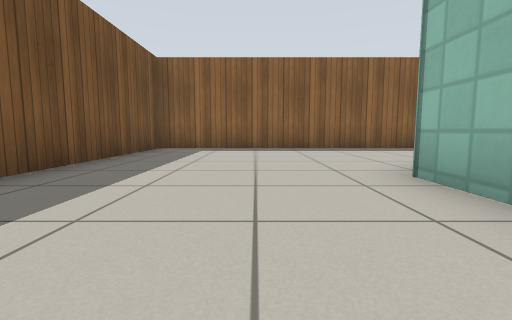
[1] (above)

19 first-person views from a walk through a robot-simulator world made for Gazebo. The camera is 0.5 m above the floor, tilts 6° down and sees 85° across. The floor is counted in squares, 1 m on a side. Each view is taken from the middle of a square. On the plan, view 1 faces up. The plan holds only what a view shows up to about 9 squares ahead; the rest is blank. Gazebo's built-in surfaces are drawn with simple patterns.

[2]
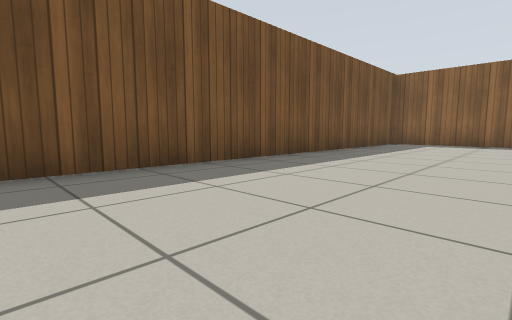

[3]
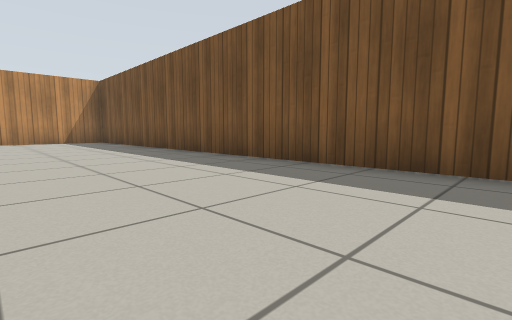

[4]
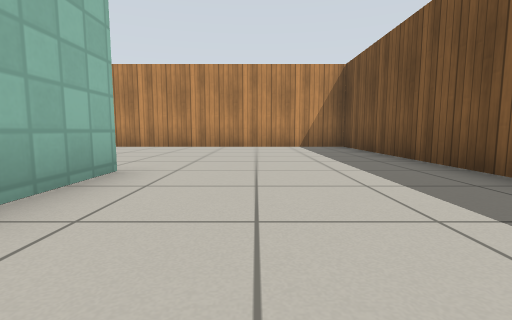

[5]
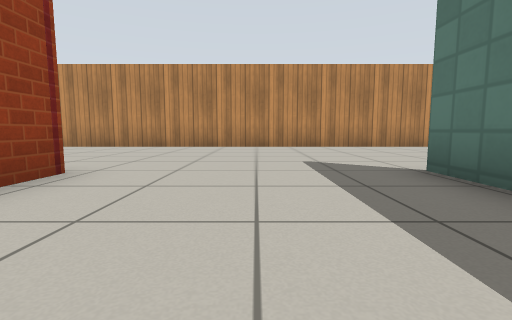

[6]
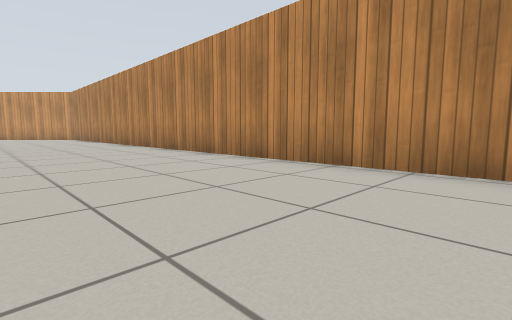

[7]
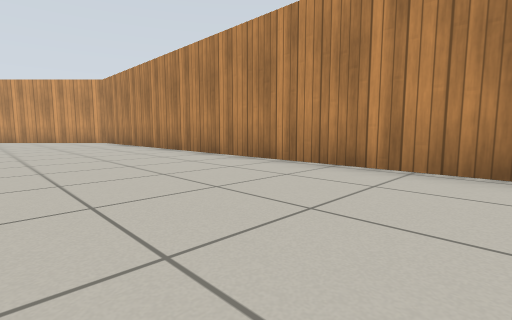

[8]
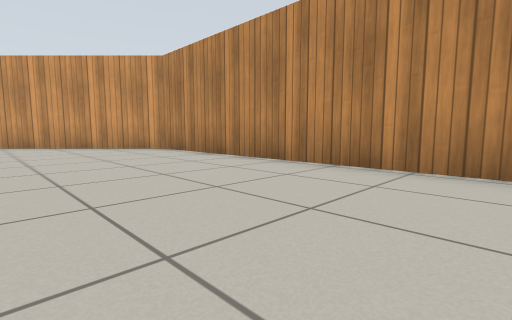

[9]
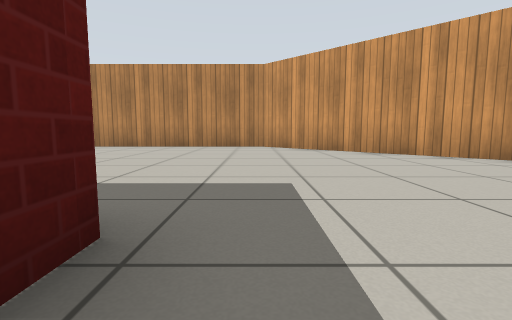

[10]
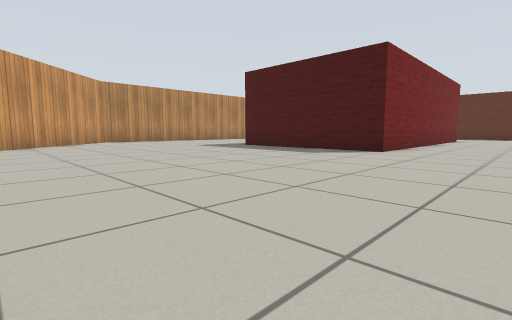

[11]
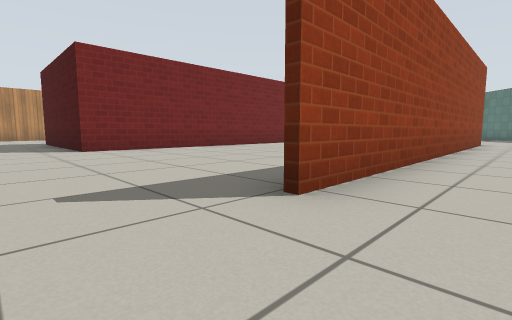

[12]
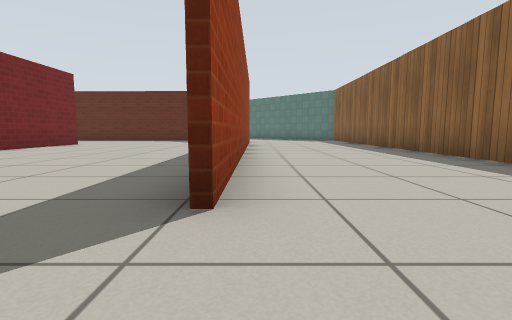

[13]
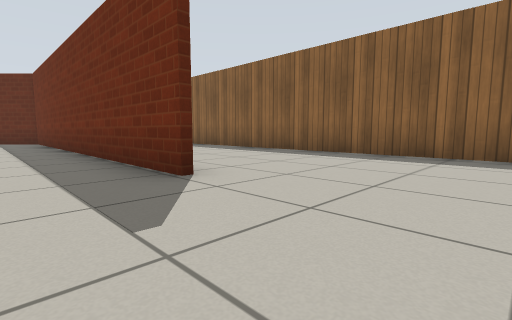

[14]
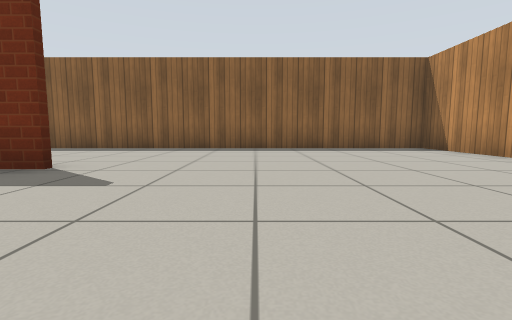

[15]
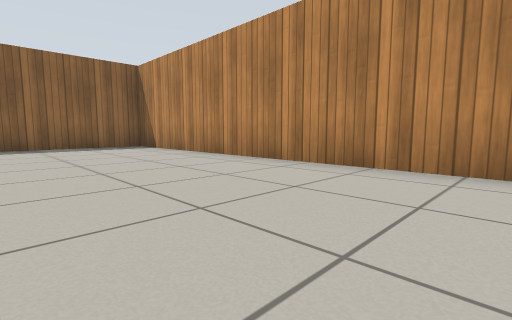

[16]
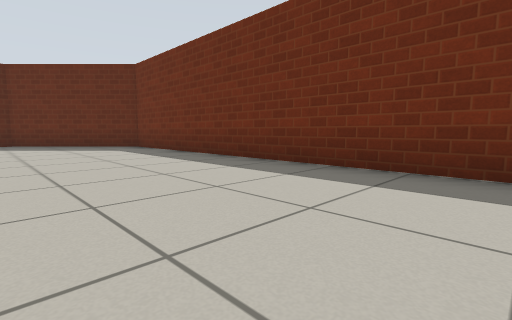

[17]
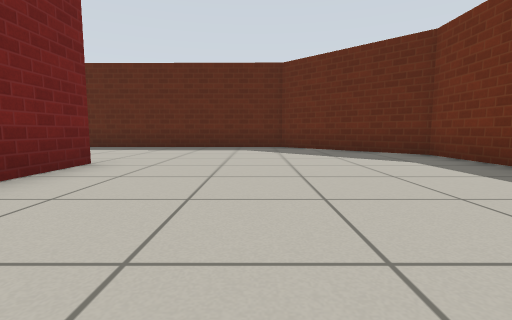

[18]
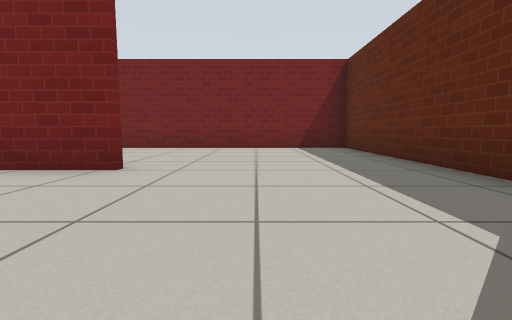

[19]
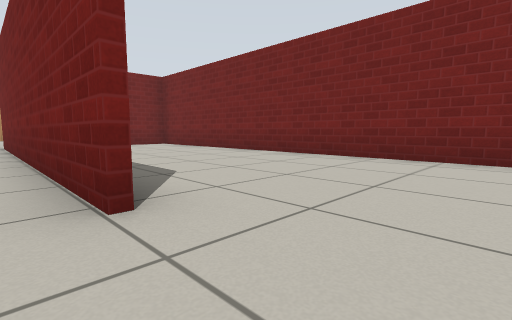

### Floor plan
Points are (right, up) in squares from view 1. A wall is a line through its corners. A room is listed if a view was taken in it or the views show most of it. See-through windows are left out.
Room 1 (views 1, 2, 3, 4, 5, 6, 7, 8, 9, 10, 11, 12, 13, 14, 15, 16, 17, 18, 19)
walls: (10.8, -2.5) (19.3, -2.5) (19.3, -6.2); (9.2, 3.7) (19.4, 3.7); (6.3, -7.4) (6.3, -6.4); (19.4, 3.6) (9.3, 3.6) (6.5, 0.8) (6.4, -7.1) (16.9, -7.1); (1.7, 1.7) (1.7, 3.1); (1.9, -6.3) (1.9, -7.5); (1.7, -7.5) (1.7, -5.8); (4.5, 7.9) (-2.7, 7.9) (-2.7, -12.7) (22.3, -12.7) (26.7, -8.3) (26.7, -2.9); (26.7, -0.9) (26.7, 7.9) (11.8, 7.9)
low walls: (19.4, -7.3) (18.8, -7.3)

Positions as (right, up) in squares from view 1, and headings:
1: (0, 0), facing up
2: (1, -3), facing up-left
3: (1, 0), facing down-left
4: (0, -4), facing down
5: (4, -4), facing down
6: (5, -9), facing down-right
7: (10, -9), facing down-right
8: (15, -9), facing down-right
9: (18, -8), facing right
10: (26, 0), facing down-left
11: (21, 5), facing down-left
12: (21, 4), facing left
13: (22, 2), facing up-left
14: (22, 0), facing up
15: (23, -1), facing up-right
16: (18, 0), facing up-left
17: (15, 0), facing left
18: (9, 1), facing down
19: (9, -2), facing down-right
